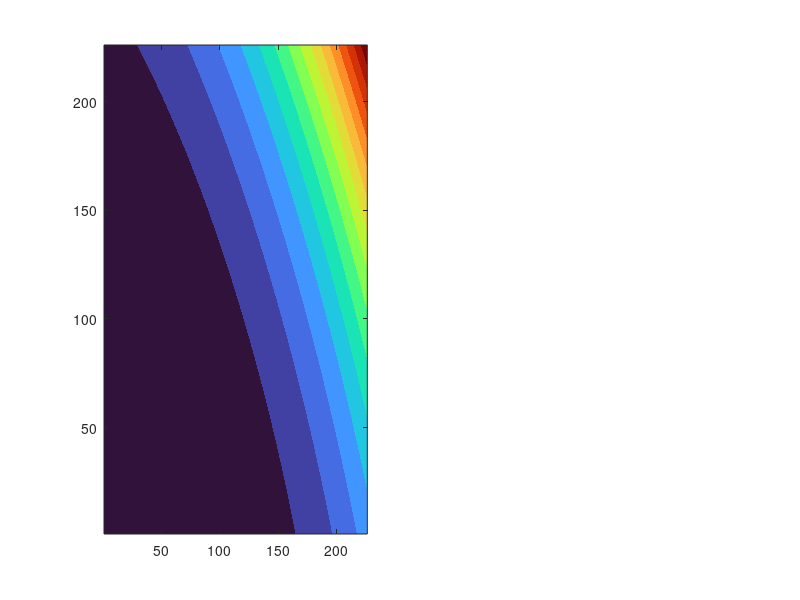

This figure's MATLAB source: (Note: this script raises an error after producing the figure.)
function GradientFunctionPlots()
    bestGap = 59;
    % Parameters & Coefficients
    beta_ = [72.2758 -344.1746 -128.0646  255.1972  334.6974 ...
             -786.5379 -340.9068  449.4004  613.3343 -563.7160 ...
             -168.5691  -86.5957   54.2473  136.2146  531.3661];
    targetCost = 2;
    [~, base_val] = getDiskCapacitances(bestGap);
    
    % Vectorized Objective Function
    obj_func = @(x1, x2, x3, x4) ( ...
            beta_(1) + ...
            beta_(2).*x1 + beta_(3).*x2 + beta_(4).*x3 + beta_(5).*x4 + ...
            beta_(6).*(x1.^2) + beta_(7).*(x2.^2) + ...
            beta_(8).*(x3.^2) + beta_(9).*(x4.^2) + ...
            beta_(10).*x1.*x2 + beta_(11).*x1.*x3 + ...
            beta_(12).*x1.*x4 + beta_(13).*x2.*x3 + ...
            beta_(14).*x2.*x4 + beta_(15).*x3.*x4 ...
            - targetCost ...
        ).^2;
        
    % Plot setup
    range_vec = linspace(1, 226, 50);
    targetCap = 4.8524;
    
    % Define two arbitrary [row, col] pairs to plot
    pairs = [2, 1; 
             3, 2]; 
    
    % Adjusted figure window for 1 row, 2 columns layout
    figure('Position', [100, 100, 1000, 450]);
    
    % Meshgrid generation
    [X_col, X_row] = meshgrid(range_vec, range_vec);
    
    for k = 1:size(pairs, 1)
        row = pairs(k, 1);
        col = pairs(k, 2);
        
        subplot(1, 2, k);
        
        % Hold remaining variables at baseline
        inputs = {base_val, base_val, base_val, base_val};
        inputs{col} = X_col;
        inputs{row} = X_row;
        
        % Evaluate objective
        Y = obj_func(inputs{1}, inputs{2}, inputs{3}, inputs{4});
                     
        % Contour plot
        contourf(X_col, X_row, Y, 15, 'LineColor', 'none');
        colormap(turbo);
        
        % Logarithmic axes
        ax = gca;
        ax.XScale = 'log';
        ax.YScale = 'log';
        hold on;
        
        % --- 1. Target Point (Red Circle) ---
        h1 = plot(targetCap, targetCap, 'ro', ...
            'MarkerSize', 10, 'LineWidth', 2);
            
        % --- 2. Automatic Minimum (Green Circle) ---
        [~, min_linear_idx] = min(Y(:));
        [min_row_idx, min_col_idx] = ind2sub(size(Y), min_linear_idx);
        min_x = X_col(min_row_idx, min_col_idx);
        min_y = X_row(min_row_idx, min_col_idx);
        
        h2 = plot(min_x, min_y, 'go', ...
            'MarkerSize', 10, ...
            'LineWidth', 4, ...
            'MarkerFaceColor', 'g');
        hold off;
        
        title(sprintf('Cap %d vs Cap %d Cost', row, col), 'FontSize', 14);
        xlabel(sprintf('Capacitance %d (pF)', col), 'FontSize', 12);
        ylabel(sprintf('Capacitance %d (pF)', row), 'FontSize', 12);
        grid on;
        
        % Add legend only to first plot
        if k == 1
            legend([h1 h2], {'Target', 'Seen Best Cost'}, ...
                'Location', 'best', 'FontSize', 12);
        end
    end
    
    % Shared colorbar adjusted for 1x2 proportions
    cb = colorbar('Position', [0.92 0.15 0.02 0.72]);
    cb.Label.String = 'Objective Cost';
    cb.FontSize = 14;
    
    sgtitle(sprintf( ...
        'Pairwise Interaction Matrix (Held at Capacitance = %.3fpF)', ...
        base_val), ...
        'FontSize', 20, 'FontWeight', 'bold');
end

% function GradientFunctionPlots()
%     bestGap = 59;
%     % Parameters & Coefficients
%     beta_ = [72.2758 -344.1746 -128.0646  255.1972  334.6974 ...
%              -786.5379 -340.9068  449.4004  613.3343 -563.7160 ...
%              -168.5691  -86.5957   54.2473  136.2146  531.3661];
%     targetCost = 2;
%     [~, base_val] = getDiskCapacitances(bestGap);
% 
%     % Vectorized Objective Function
%     obj_func = @(x1, x2, x3, x4) ( ...
%             beta_(1) + ...
%             beta_(2).*x1 + beta_(3).*x2 + beta_(4).*x3 + beta_(5).*x4 + ...
%             beta_(6).*(x1.^2) + beta_(7).*(x2.^2) + ...
%             beta_(8).*(x3.^2) + beta_(9).*(x4.^2) + ...
%             beta_(10).*x1.*x2 + beta_(11).*x1.*x3 + ...
%             beta_(12).*x1.*x4 + beta_(13).*x2.*x3 + ...
%             beta_(14).*x2.*x4 + beta_(15).*x3.*x4 ...
%             - targetCost ...
%         ).^2;
% 
%     % Plot setup
%     N = 4;
%     range_vec = linspace(1, 226, 50);
%     targetCap = 4.8524;
% 
%     % Adjusted window dimensions for a 2x3 layout (wider aspect ratio)
%     figure('Position', [100, 100, 1200, 700]);
%     sub_idx = 0;
% 
%     % Loop through rows and columns
%     for row = 1:N
%         for col = 1:N
%             if row > col
%                 sub_idx = sub_idx + 1;
% 
%                 % Updated to 2 rows, 3 columns
%                 subplot(2, 3, sub_idx);
% 
%                 % Create meshgrid
%                 [X_col, X_row] = meshgrid(range_vec, range_vec);
% 
%                 % Hold remaining variables at baseline
%                 inputs = {base_val, base_val, base_val, base_val};
%                 inputs{col} = X_col;
%                 inputs{row} = X_row;
% 
%                 % Evaluate objective
%                 Y = obj_func(inputs{1}, inputs{2}, ...
%                              inputs{3}, inputs{4});
% 
%                 % Contour plot
%                 contourf(X_col, X_row, Y, 15, ...
%                          'LineColor', 'none');
%                 colormap(turbo);
% 
%                 % Logarithmic axes
%                 ax = gca;
%                 ax.XScale = 'log';
%                 ax.YScale = 'log';
%                 hold on;
% 
%                 % --- 1. Target Point (Red Circle) ---
%                 h1 = plot(targetCap, targetCap, ...
%                     'ro', 'MarkerSize', 10, ...
%                     'LineWidth', 2);
% 
%                 % --- 2. Automatic Minimum (Green Circle) ---
%                 [~, min_linear_idx] = min(Y(:));
%                 [min_row_idx, min_col_idx] = ...
%                     ind2sub(size(Y), min_linear_idx);
%                 min_x = X_col(min_row_idx, min_col_idx);
%                 min_y = X_row(min_row_idx, min_col_idx);
%                 h2 = plot(min_x, min_y, ...
%                     'go', 'MarkerSize', 10, ...
%                     'LineWidth', 4, ...
%                     'MarkerFaceColor', 'g');
%                 hold off;
% 
%                 title(sprintf('Cap %d vs Cap %d Cost', row, col), ...
%                     'FontSize', 15);
%                 xlabel(sprintf('Capacitance %d (pF)', col), ...
%                     'FontSize', 15);
%                 ylabel(sprintf('Capacitance %d (pF)', row), ...
%                     'FontSize', 15);
%                 grid on;
% 
%                 % Add legend only to first subplot
%                 if sub_idx == 1
%                     legend([h1 h2], ...
%                         {'Target', 'Seen Best Cost'}, ...
%                         'Location', 'best', FontSize=15);
%                 end
%             end
%         end
%     end
% 
%     % Global colorbar adjusted slightly for the 2x3 proportions
%     cb = colorbar('Position', [0.92 0.11 0.02 0.78]);
%     cb.Label.String = 'Objective Cost';
%     cb.FontSize = 20;
%     sgtitle(sprintf( ...
%         'Pairwise Interaction Matrix (Held at Capacitance = %.3fpF)', ...
%         base_val), ...
%         'FontSize', 20, 'FontWeight', 'bold');
% end


% function GradientFunctionPlots()
%     bestGap = 59;
% 
%     % Parameters & Coefficients
%     beta_ = [72.2758 -344.1746 -128.0646  255.1972  334.6974 ...
%              -786.5379 -340.9068  449.4004  613.3343 -563.7160 ...
%              -168.5691  -86.5957   54.2473  136.2146  531.3661];
% 
%     targetCost = 2;
%     [~, base_val] = getDiskCapacitances(bestGap);
% 
%     % Landed gap/capacitance values
%     % L = [6.2414, 4.9927, 6.3999, 4.7162];
%     % L = [7.2029 5.1978 7.6634 4.0536];
% 
%     % Vectorized Objective Function
%     obj_func = @(x1, x2, x3, x4) ( ...
%             beta_(1) + ...
%             beta_(2).*x1 + beta_(3).*x2 + beta_(4).*x3 + beta_(5).*x4 + ...
%             beta_(6).*(x1.^2) + beta_(7).*(x2.^2) + ...
%             beta_(8).*(x3.^2) + beta_(9).*(x4.^2) + ...
%             beta_(10).*x1.*x2 + beta_(11).*x1.*x3 + ...
%             beta_(12).*x1.*x4 + beta_(13).*x2.*x3 + ...
%             beta_(14).*x2.*x4 + beta_(15).*x3.*x4 ...
%             - targetCost ...
%         ).^2;
% 
%     % Plot setup
%     N = 4;
%     range_vec = linspace(1, 226, 50);
%     targetCap = 4.8524;
% 
%     figure('Position', [100, 50, 750, 850]);
% 
%     sub_idx = 0;
% 
%     % Loop through rows and columns
%     for row = 1:N
%         for col = 1:N
%             if row > col
%                 sub_idx = sub_idx + 1;
% 
%                 subplot(3, 2, sub_idx);
% 
%                 % Create meshgrid
%                 [X_col, X_row] = meshgrid(range_vec, range_vec);
% 
%                 % Hold remaining variables at baseline
%                 inputs = {base_val, base_val, base_val, base_val};
%                 inputs{col} = X_col;
%                 inputs{row} = X_row;
% 
%                 % Evaluate objective
%                 Y = obj_func(inputs{1}, inputs{2}, ...
%                              inputs{3}, inputs{4});
% 
%                 % Contour plot
%                 contourf(X_col, X_row, Y, 15, ...
%                          'LineColor', 'none');
%                 colormap(turbo);
% 
%                 % Logarithmic axes
%                 ax = gca;
%                 ax.XScale = 'log';
%                 ax.YScale = 'log';
% 
%                 hold on;
% 
%                 % --- 1. Target Point (Red Circle) ---
%                 h1 = plot(targetCap, targetCap, ...
%                     'ro', 'MarkerSize', 10, ...
%                     'LineWidth', 2);
% 
%                 % --- 2. Automatic Minimum (Green Circle) ---
%                 [~, min_linear_idx] = min(Y(:));
%                 [min_row_idx, min_col_idx] = ...
%                     ind2sub(size(Y), min_linear_idx);
% 
%                 min_x = X_col(min_row_idx, min_col_idx);
%                 min_y = X_row(min_row_idx, min_col_idx);
% 
%                 h2 = plot(min_x, min_y, ...
%                     'go', 'MarkerSize', 10, ...
%                     'LineWidth', 4, ...
%                     'MarkerFaceColor', 'g');
% 
%                 % % --- 3. Landed Values (Blue Square) ---
%                 % h3 = plot(L(col), L(row), ...
%                 %     'bs', ...
%                 %     'MarkerSize', 10, ...
%                 %     'LineWidth', 2, ...
%                 %     'MarkerFaceColor', 'b');
% 
%                 hold off;
% 
%                 title(sprintf('Cap %d vs Cap %d Cost', row, col), ...
%                     'FontSize', 20);
% 
%                 xlabel(sprintf('Capacitance %d (pF)', col), ...
%                     'FontSize', 15);
% 
%                 ylabel(sprintf('Capacitance %d (pF)', row), ...
%                     'FontSize', 15);
% 
%                 grid on;
% 
%                 % Add legend only to first subplot
%                 if sub_idx == 1
%                     legend([h1 h2], ...
%                         {'Target', 'Percieved Minimum Cost', 'L Solution'}, ...
%                         'Location', 'best');
%                 end
%             end
%         end
%     end
% 
%     % Global colorbar
%     cb = colorbar('Position', [0.91 0.11 0.025 0.78]);
%     cb.Label.String = 'Objective Cost';
% 
%     sgtitle(sprintf( ...
%         'Pairwise Interaction Matrix (Held at Capacitance = %.3fpF)', ...
%         base_val), ...
%         'FontSize', 20, 'FontWeight', 'bold');
% end

function [C1_total, C2_total] = getDiskCapacitances(gap) 
    gap = gap .* 1e-6;
    [b, inner_r, wr, e0, ~] = getPhysicalConst();

    % --- Parallel Plate Component ---
    C1 = (e0 * pi * b^2) ./ gap; 
    
    numerator = e0 * pi * inner_r^2 * (b^2 - (inner_r + wr)^2) / b^2;
    C2 = numerator ./ gap;
    
    C_ring = getRingCap();

    % --- Combine Systems ---
    % Adding the constant baseline fringing capacitance to the distance-dependent plate term
    C1_total = (C1 + C_ring) .* 1e12;
    C2_total = (C2 + C_ring) .* 1e12;
end

function C_ring = getRingCap()
    [~, inner_r, wr, e0, er] = getPhysicalConst();
    % --- Fringing / Coplanar Component (Bessel Integral) ---
    % Explicitly map 'r' for the integrand to match your math syntax
    r = inner_r; 
    
    integrand = @(zeta) (besselj(0, zeta.*r) - besselj(0, zeta.*(r + wr))) .* besselj(1, zeta.*r) ./ zeta;
    
    % Practical integration limit scaling dynamically with ring width
    zeta_max = 50 / wr;   
    integral_value = integral(integrand, 0, zeta_max);
    
    leading_coeff = (2 * pi * r * e0 * (1 + er)) / log(1 + wr/r);
    C_ring = leading_coeff * integral_value;
end

function [b, inner_r, wr, e0, er] = getPhysicalConst()
    % Dimensions
    b = .01;        % Outer radius 
    inner_r = .003; % Inner radius (This maps to 'r' in your integral formula)
    wr = .0001524;     % Width of the ring

    e0 = 8.854e-12; % Vacuum permittivity (F/m)
    er = 3.7;       % Relative permittivity
end
